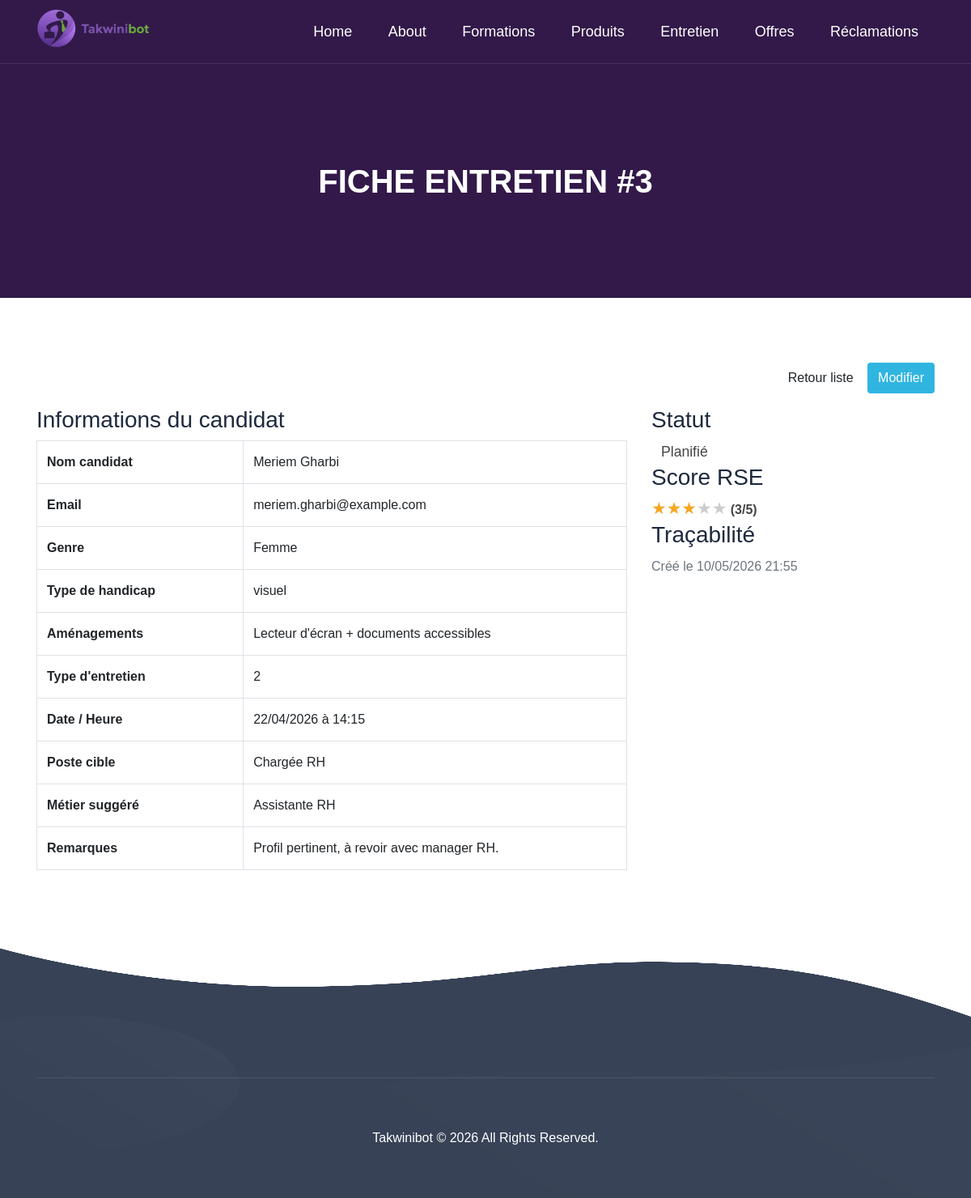
Page /show.php?id=3 on the committed database.
### tables this page shows
CREATE TABLE `entretien` (
  `id`              bigint(20) UNSIGNED NOT NULL AUTO_INCREMENT,

   
  `nom_candidat`    varchar(100)        NOT NULL,
  `email_candidat`  varchar(150)        NOT NULL,
  `genre`           enum('homme','femme') NOT NULL DEFAULT 'homme',
  `type_handicap`   varchar(100)        NOT NULL,
  `amenagements`    text                DEFAULT NULL,

   
  `type_entretien_id` bigint(20) UNSIGNED NOT NULL COMMENT 'FK → type_entretien.id',
  `date_entretien`  date                NOT NULL,
  `heure_entretien` time                NOT NULL,

   
  `poste_cible`     varchar(150)        NOT NULL,
  `metier_suggere`  varchar(150)        DEFAULT NULL,
  `score_rse`       tinyint(3) UNSIGNED DEFAULT NULL
                    CHECK (`score_rse` BETWEEN 1 AND 5),
  `remarques`       text                DEFAULT NULL,

   
  `statut`          enum('planifié','en cours','terminé','annulé')
                    NOT NULL DEFAULT 'planifié',
  `created_at`      datetime            NOT NULL DEFAULT current_timestamp(),

  PRIMARY KEY (`id`),
  KEY `idx_type_entretien`  (`type_entretien_id`),
  KEY `idx_date_entretien`  (`date_entretien`),
  KEY `idx_statut_entretien`(`statut`),
  KEY `idx_email_candidat`  (`email_candidat`)
);

### show.php (the view, shortened to what this page needs)
<?php
$pdo = config::getConnexion();
function e(string $value): string
{
    return htmlspecialchars($value, ENT_QUOTES, 'UTF-8');
}
function badgeClass(string $statut): string
{
    return match ($statut) {
        'planifié' => 'label label-warning',
        'en cours' => 'label label-info',
        'terminé'  => 'label label-success',
        'annulé'   => 'label label-danger',
        default    => 'label label-default',
    };
}
function renderStars(?int $score): string
{
    $html = '';
    for ($i = 1; $i <= 5; $i++) {
        $html .= '<span style="color:' . ($i <= $score ? '#f5a623' : '#ccc') . ';font-size:1.3em;">★</span>';
    }
    return $html . ' <strong>(' . $score . '/5)</strong>';
}
$id = isset($_GET['id']) ? (int) $_GET['id'] : 0;
$stmt = $pdo->prepare('SELECT * FROM entretien WHERE id = :id');
$stmt->execute([':id' => $id]);
$entretien = $stmt->fetch();
$assets = '/Hilux-1.0.0/Hilux-1.0.0/Hilux-1.0.0/Hilux-1.0.0/assets';
?>
<!DOCTYPE html>
<html lang="fr">
<head>
    <link rel="stylesheet" href="<?= $assets ?>/bootstrap/css/bootstrap.min.css">
    <link rel="stylesheet" href="<?= $assets ?>/fonts/font-awesome.min.css">
    <link rel="stylesheet" href="<?= $assets ?>/fonts/themify-icons.css">
    <link rel="stylesheet" href="<?= $assets ?>/css/fonts.css">
    <link rel="stylesheet" href="<?= $assets ?>/css/menu.css">
    <link rel="stylesheet" href="<?= $assets ?>/css/style.css">
    <link rel="stylesheet" href="<?= $assets ?>/css/responsive.css">
</head>
<body data-spy="scroll" data-offset="80">
<header class="site-navbar js-sticky-header site-navbar-target" role="banner">
    <div class="container">
        <div class="row align-items-center">
            <div class="col-6 col-xl-2">
                <h1 class="mb-0 site-logo"><a href="/Hilux-1.0.0/Hilux-1.0.0/Hilux-1.0.0/Hilux-1.0.0/index.html"><img src="<?= $assets ?>/img/logo.png" alt="TakwiniBot"></a></h1>
            </div>
            <div class="col-12 col-md-10 d-none d-xl-block">
                <nav class="site-navigation position-relative text-right" role="navigation">
                    <ul class="site-menu main-menu js-clone-nav mr-auto d-none d-lg-block">
                        <li><a class="nav-link" href="/Hilux-1.0.0/Hilux-1.0.0/Hilux-1.0.0/Hilux-1.0.0/index.html">Home</a></li>
                        <li><a class="nav-link" href="/Hilux-1.0.0/Hilux-1.0.0/Hilux-1.0.0/Hilux-1.0.0/about.html">About</a></li>
                        <li><a class="nav-link" href="/Hilux-1.0.0/Hilux-1.0.0/Hilux-1.0.0/Hilux-1.0.0/formations/formation.html">Formations</a></li>
                        <li><a class="nav-link" href="/Hilux-1.0.0/Hilux-1.0.0/Hilux-1.0.0/Hilux-1.0.0/gallery.html">Produits</a></li>
                        <li><a href="index.php" class="nav-link active">Entretien</a></li>
                        <li><a class="nav-link" href="/Hilux-1.0.0/Hilux-1.0.0/Hilux-1.0.0/Hilux-1.0.0/offres.html">Offres</a></li>
                        <li><a class="nav-link" href="/Hilux-1.0.0/Hilux-1.0.0/Hilux-1.0.0/Hilux-1.0.0/front_mes_reclamations.html">Réclamations</a></li>
                    </ul>
                </nav>
            </div>
        </div>
    </div>
</header>
<section class="section-top">
    <div class="container">
        <div class="col-lg-10 offset-lg-1 col-xs-12 text-center">
            <div class="section-top-title wow fadeInRight" data-wow-duration="1s" data-wow-delay="0.3s" data-wow-offset="0">
                <h1>Fiche entretien #<?= $id ?></h1>
            </div>
        </div>
    </div>
</section>
<section class="section-padding">
    <div class="container">
        <div class="row mb-3">
            <div class="col-md-12 text-right">
                <a href="index.php" class="btn btn-default">Retour liste</a>
                <a href="edit.php?id=<?= $id ?>" class="btn btn-default" style="background:#30b5e1;color:#fff;">Modifier</a>
            </div>
        </div>
        <div class="row">
            <div class="col-md-8">
                <div class="panel panel-default">
                    <div class="panel-heading"><h3 class="panel-title">Informations du candidat</h3></div>
                    <div class="panel-body">
                        <table class="table table-bordered">
                            <tr><th style="width:35%">Nom candidat</th><td><?= e($entretien['nom_candidat']) ?></td></tr>
                            <tr><th>Email</th><td><?= e($entretien['email_candidat']) ?></td></tr>
                            <tr><th>Genre</th><td><?= e(ucfirst($entretien['genre'])) ?></td></tr>
                            <tr><th>Type de handicap</th><td><?= e($entretien['type_handicap'] ?? 'Aucun') ?></td></tr>
                            <tr><th>Aménagements</th><td><?= $entretien['amenagements'] ? nl2br(e($entretien['amenagements'])) : '<span class="text-muted">Aucun</span>' ?></td></tr>
                            <tr><th>Type d'entretien</th><td><?= e((string) ($entretien['type_entretien_id'] ?? '')) ?></td></tr>
                            <tr><th>Date / Heure</th><td><?= e(date('d/m/Y', strtotime($entretien['date_entretien']))) ?> à <?= e(substr($entretien['heure_entretien'], 0, 5)) ?></td></tr>
                            <tr><th>Poste cible</th><td><?= e($entretien['poste_cible']) ?></td></tr>
                            <tr><th>Métier suggéré</th><td><?= $entretien['metier_suggere'] ? e($entretien['metier_suggere']) : '<span class="text-muted">Non renseigné</span>' ?></td></tr>
                            <tr><th>Remarques</th><td><?= $entretien['remarques'] ? nl2br(e($entretien['remarques'])) : '<span class="text-muted">Aucune</span>' ?></td></tr>
                        </table>
                    </div>
                </div>
            </div>
            <div class="col-md-4">
                <div class="panel panel-default">
                    <div class="panel-heading"><h3 class="panel-title">Statut</h3></div>
                    <div class="panel-body">
                        <span class="<?= e(badgeClass($entretien['statut'])) ?>" style="font-size:1.1em;padding:6px 12px;">
                            <?= e(ucfirst($entretien['statut'])) ?>
                        </span>
                    </div>
                </div>
                <div class="panel panel-default">
                    <div class="panel-heading"><h3 class="panel-title">Score RSE</h3></div>
                    <div class="panel-body">
                        <?= renderStars($entretien['score_rse'] !== null ? (int) $entretien['score_rse'] : null) ?>
                    </div>
                </div>
                <div class="panel panel-default">
                    <div class="panel-heading"><h3 class="panel-title">Traçabilité</h3></div>
                    <div class="panel-body">
                        <p class="text-muted mb-0">Créé le <?= e(date('d/m/Y H:i', strtotime($entretien['created_at']))) ?></p>
                    </div>
                </div>
            </div>
        </div>
    </div>
</section>
<footer class="footer-area">
    <div class="container">
        <div class="row text-center">
            <div class="col-lg-12 col-sm-12 col-xs-12 wow zoomIn">
                <p class="footer_copyright">Takwinibot &copy; 2026 All Rights Reserved.</p>
            </div>
        </div>
    </div>
</footer>
</body>
</html>

### assets-theme/css/menu.css (style rules this page uses)
.site-navbar { margin-bottom: 0px; z-index: 1999; position: absolute; top: 0; width: 100%; }
.site-navbar .site-logo { position: relative; left: 0; font-size: 24px; }
.site-navbar .site-navigation .site-menu { margin-bottom: 0; }
.site-navbar .site-navigation .site-menu .active { color: #35ac39; display: inline-block; padding: 20px 20px; }
.site-navbar .site-navigation .site-menu a { text-decoration: none !important; display: inline-block; }
.site-navbar .site-navigation .site-menu > li { display: inline-block; }
.site-navbar .site-navigation .site-menu > li > a { padding: 25px 20px; font-size: 18px; text-transform: capitalize; display: inline-block; text-decoration: none !important; }
.site-mobile-menu .site-nav-wrap { padding: 0; margin: 0; list-style: none; position: relative; }
.site-mobile-menu .site-nav-wrap a { padding: 10px 20px; display: block; position: relative; color: #212529; }
.site-mobile-menu .site-nav-wrap li { position: relative; display: block; }
.site-mobile-menu .site-nav-wrap li .active { color: #35ac39; }
.site-mobile-menu .site-nav-wrap > li { display: block; position: relative; float: left; width: 100%; }
.site-mobile-menu .site-nav-wrap > li > a { padding-left: 20px; font-size: 20px; }
.sticky-wrapper .site-navbar { -webkit-transition: .3s all ease; -o-transition: .3s all ease; transition: .3s all ease; }
.sticky-wrapper .site-navbar { border-bottom: 1px solid rgba(255, 255, 255, 0.1); }
.site-logo img { width:150px; }
.sticky-wrapper .site-navbar .site-logo a { color: #fff; }
.sticky-wrapper .site-navbar .site-menu > li > a { color: #fff !important; }
.sticky-wrapper .site-navbar .site-menu > li > a:hover, .sticky-wrapper .site-navbar .site-menu > li > a.active { color: #fff !important; }

### assets-theme/css/style.css (style rules this page uses)
body { color: #444; font-family: 'Exo', sans-serif; font-size: 16px; font-weight: 400; line-height: 28px; background:#fff; overflow-x:hidden; }
html, body { height: 100% }
h1, h2, h3, h4, h5, h6 { letter-spacing: 0px; margin-top: 0px; font-family: 'Exo', sans-serif; color: #1d293e; font-weight: 400; }
a { font-family: 'Exo', sans-serif; text-decoration: none; -webkit-transition: all 0.2s ease 0s; -o-transition: all 0.2s ease 0s; transition: all 0.2s ease 0s; }
p { margin-bottom: 0; }
ul, li { margin: 0; padding: 0; }
.section-padding { padding:80px 0 }
.footer-area { position: relative; background-image: url(../img/bg/footer.png); background-size: 100% 100%; padding: 160px 0px 60px; }
.footer_copyright { color: #fff; margin: 0; text-transform: capitalize; border-top: 1px solid rgba(255, 255, 255, 0.1); padding-top: 60px; }
.section-top { background:#321949; padding-bottom: 120px; padding-top: 200px; position: relative; }
.section-top-title h1 { margin: 0; color:#fff; font-weight:600; text-transform: uppercase; }

### rows in the picture
entretien: nom_candidat "Meriem Gharbi", email_candidat "meriem.gharbi@example.com", genre "Femme", type_handicap "visuel", amenagements "Lecteur d'écran + documents accessibles", type_entretien "2", date_entretien "22/04/2026", heure_entretien "14:15", poste_cible "Chargée RH", metier_suggere "Assistante RH", remarques "Profil pertinent, à revoir avec manager RH.", statut "Planifié", score_rse "3", created_at "10/05/2026 21:55"

### other values in the picture
$id "3"
